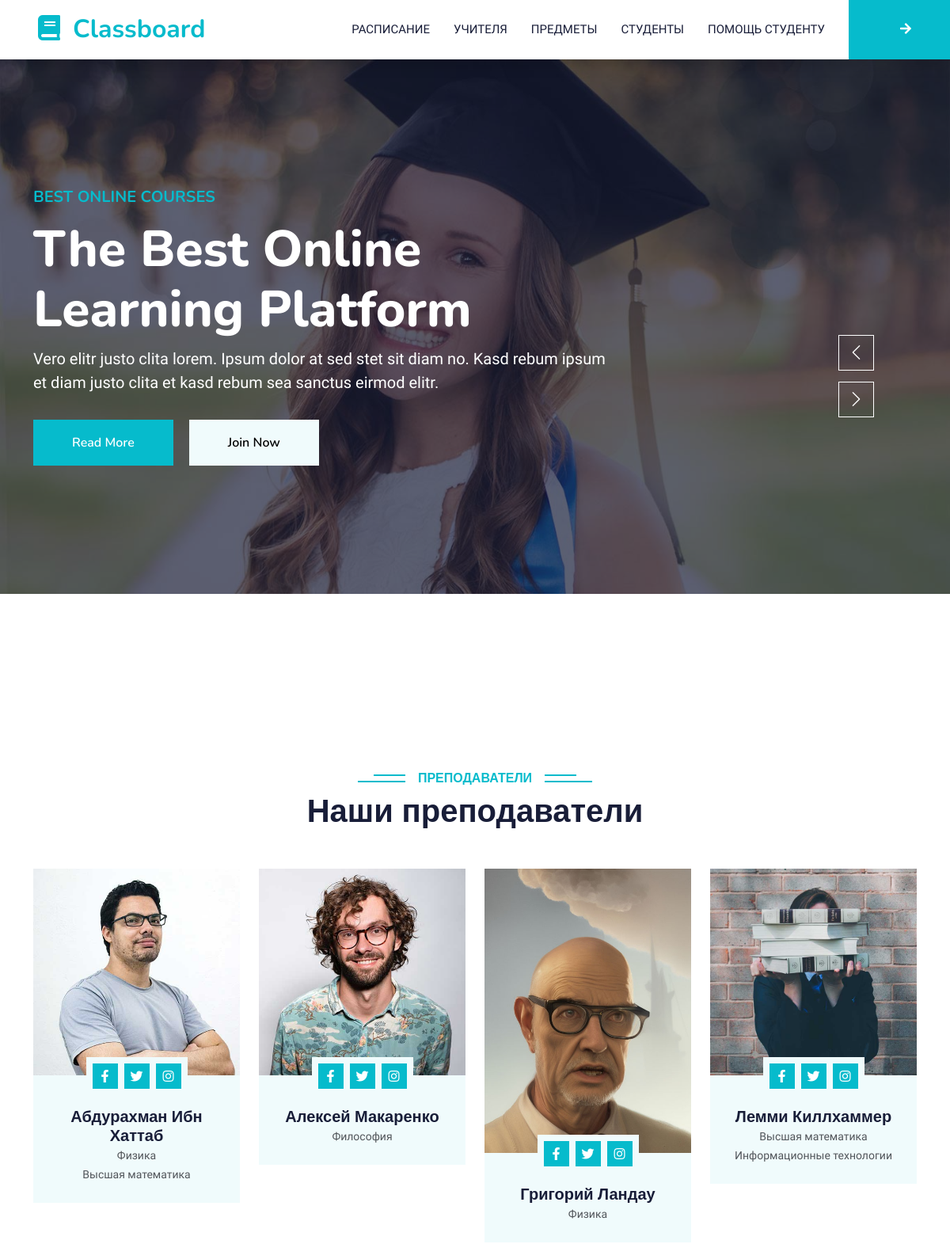
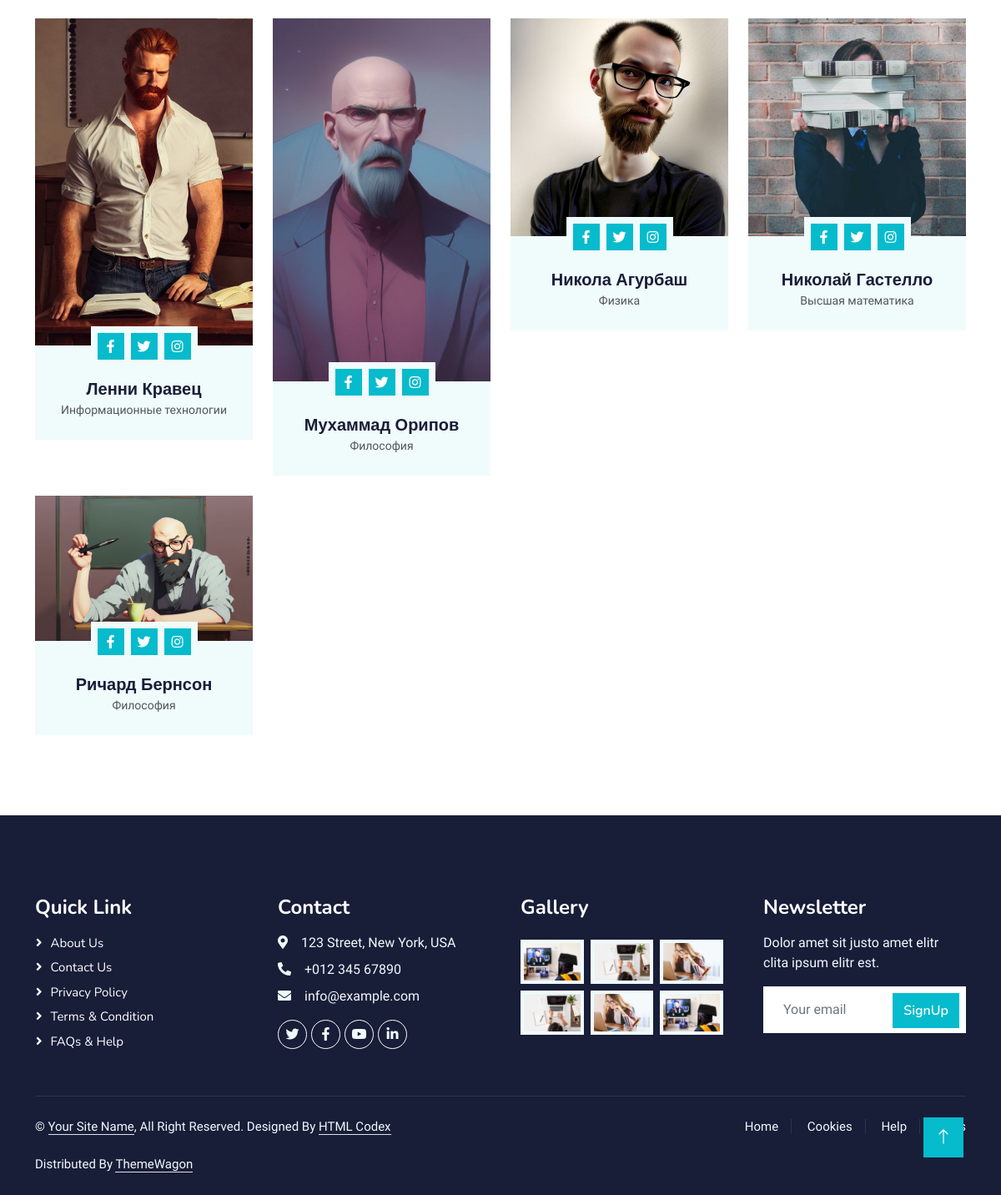
The page / on the database its author committed (2 pictures, top to bottom).
### teachers/models.py (models this page shows, shortened)
class Teacher(PersonAbstract):
    subject = models.ManyToManyField(to='subjects.Subject', related_name='subject_teacher')
    class Meta:
        verbose_name = 'Учитель'
        verbose_name_plural = 'Учителя'
        ordering = ['first_name', 'last_name']

### subjects/models.py (models this page shows, shortened)
class SubjectAbstract(models.Model):
    name = models.CharField(verbose_name='Название предмета', max_length=100)
    class Meta:
        abstract = True
        verbose_name = 'Занятие'
        verbose_name_plural = 'Занятия'

class Subject(SubjectAbstract):
    class Meta:
        verbose_name = 'Предмет'
        verbose_name_plural = 'Предметы'
    def __str__(self) -> str:
        return f'{self.name}'

### mainpage/views.py (the view)
# urls.py: path("", show_mainpage, name="mainpage"),
def show_mainpage(request):
    template_ = 'mainpage.html'
    teachers = Teacher.objects.all()
    context = {
        'teachers': teachers,
    }
    return render(request=request, template_name=template_, context=context)

### mainpage/templates/mainpage.html (shortened to what this page needs)
{% extends 'layout/base.html' %}
{% block content %}
    {% include 'carousel.html' %}
    {% include 'team.html' %}
{% endblock %}

### mainpage/templates/team.html
{% load static %}
<div class="container-xxl py-5">
    <div class="container">
        <div class="text-center wow fadeInUp" data-wow-delay="0.1s">
            <h6 class="section-title bg-white text-center text-primary px-3">Преподаватели</h6>
            <h1 class="mb-5">Наши преподаватели</h1>
        </div>
        <div class="row g-4">
            {% for teacher_item in teachers %}
                <div class="col-lg-3 col-md-6 wow fadeInUp" data-wow-delay="0.1s">
                    <div class="team-item bg-light">
                        <div class="overflow-hidden">
                            {% if teacher_item.image %}
                                <img class="img-fluid" src="{{ teacher_item.image.url }}" alt="">
                            {% else %}
                                <img class="img-fluid" src="{% static 'img/about.jpg' %}" alt="">
                            {% endif %}
                        </div>
                        <div class="position-relative d-flex justify-content-center" style="margin-top: -23px;">
                            <div class="bg-light d-flex justify-content-center pt-2 px-1">
                                <a class="btn btn-sm-square btn-primary mx-1" href=""><i class="fab fa-facebook-f"></i></a>
                                <a class="btn btn-sm-square btn-primary mx-1" href=""><i class="fab fa-twitter"></i></a>
                                <a class="btn btn-sm-square btn-primary mx-1" href=""><i
                                        class="fab fa-instagram"></i></a>
                            </div>
                        </div>
                        <div class="text-center p-4">
                            <h5 class="mb-0">
                                {{ teacher_item.first_name }}
                                {{ teacher_item.last_name }}
                            </h5>
                            {% for subject_item in teacher_item.subject.all %}
                                <small>
                                    {{ subject_item }}<br>
                                </small>
                            {% endfor %}
                        </div>
                    </div>
                </div>
            {% endfor %}
        </div>
    </div>
</div>

### static/css/style.css (style rules this page uses)
:root { --primary: #06BBCC; --light: #F0FBFC; --dark: #181d38; }
.btn { font-family: 'Nunito', sans-serif; font-weight: 600; transition: .5s; }
.btn.btn-primary, .btn.btn-secondary { color: #FFFFFF; }
.btn-sm-square { width: 32px; height: 32px; }
.btn-square, .btn-sm-square, .btn-lg-square { padding: 0; display: flex; align-items: center; justify-content: center; font-weight: normal; border-radius: 0px; }
.section-title { position: relative; display: inline-block; text-transform: uppercase; }
.section-title::before { position: absolute; content: ""; width: calc(100% + 80px); height: 2px; top: 4px; left: -40px; background: var(--primary); z-index: -1; }
.section-title::after { position: absolute; content: ""; width: calc(100% + 120px); height: 2px; bottom: 5px; left: -60px; background: var(--primary); z-index: -1; }
.team-item img { transition: .5s; }

### rows shown on the page
Teacher: image (picture), first_name "Абдурахман", last_name "Ибн Хаттаб"
Subject: name "Физика"
Subject: name "Высшая математика"
Teacher: image (picture), first_name "Алексей", last_name "Макаренко"
Subject: name "Философия"
Teacher: image (picture), first_name "Григорий", last_name "Ландау"
Teacher: first_name "Лемми", last_name "Киллхаммер"
Subject: name "Информационные технологии"
Teacher: image (picture), first_name "Ленни", last_name "Кравец"
Teacher: image (picture), first_name "Мухаммад", last_name "Орипов"
Teacher: image (picture), first_name "Никола", last_name "Агурбаш"
Teacher: first_name "Николай", last_name "Гастелло"
Teacher: image (picture), first_name "Ричард", last_name "Бернсон"
